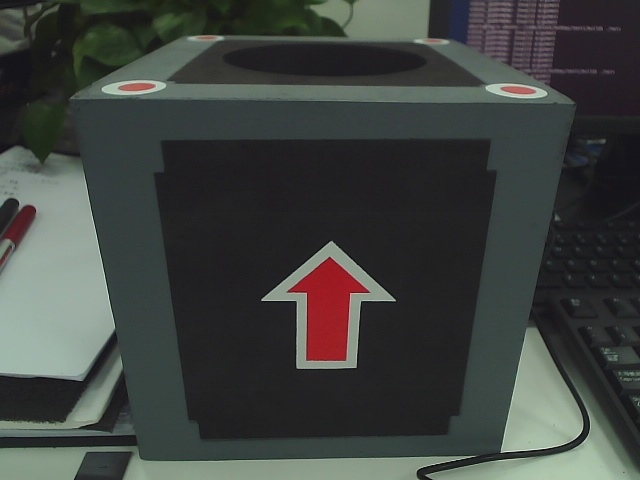
//> input picture hotkey/test1/build/t10.jpg, 640 x 480 px
$ ./main   (built with g++ and OpenCV 4)
//> lines starting //> are read from the running program, lines starting //| are printed output that depends on the picture; after the words box and inside, x2 and y2 are one past the last pixel; in counts of white or black regions, pixels touching at a corner belong together
#include <opencv2/opencv.hpp>
#include <iostream>

using namespace cv;
using namespace std;

int main( )
{
    Mat src, hsv;
// [9 lines of commented-out code are left out]
    src=imread("/home/ubuntu/code/block/hotkey/test1/build/t10.jpg");
//> src is the input picture: 480 rows x 640 cols, CV_8UC3; mean B, G, R 63.6, 66.7, 62.8
    //resize(src,src,Size(src.cols/5,src.rows/5));
  //  cap>>src;
    cvtColor(src, hsv, CV_BGR2HSV);
//> hsv: 480 rows x 640 cols, CV_8UC3; mean H, S, V 77.6, 32.1, 69.8

    // Quantize the hue to 30 levels
    // and the saturation to 32 levels
    int hbins = 30, sbins = 32;
    int histSize[] = {hbins};
    // hue varies from 0 to 179, see cvtColor
    float hranges[] = { 0, 180 };
    // saturation varies from 0 (black-gray-white) to
    // 255 (pure spectrum color)
    float sranges[] = { 0, 256 };
    const float* ranges[] = { hranges};
    MatND hist;
    // we compute the histogram from the 0-th and 1-st channels
    int channels[] = {0};

    calcHist( &hsv, 1, channels, Mat(), // do not use mask
             hist, 1, histSize, ranges,
             true, // the histogram is uniform
             false );
//> hist = 30 values, max 45701 at index 0, min 217 at index 2, mean 10240
    double maxVal=0;
    minMaxLoc(hist, 0, &maxVal, 0, 0);
//> maxVal = 45701

    int scale = 10;
    int size=hist.rows;
//> size = 30
    Mat histImg(size,size,CV_8U,Scalar(255));
    // 设置最大峰值为图像高度的90%
    int hpt=static_cast<int>(0.9*size);
//> hpt = 27

    for(int h=0;h<size;h++)
    {
        float binVal=hist.at<float>(h);
        int intensity=static_cast<int>(binVal*hpt/maxVal);
        line(histImg,Point(h,size),Point(h,size-intensity),Scalar::all(0));
    }
//> this loop made 30 passes
//> (binVal, intensity) on passes 1 to 12: (45701, 27), (391, 0), (217, 0), (570, 0), (485, 0), (4621, 2), (3376, 1), (5011, 2), (14407, 8), (18890, 11), (11570, 6), (17178, 10)
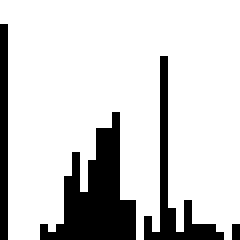
//> histImg: 30 rows x 30 cols, CV_8UC1 (shown 8 times larger); 81.4% white; 4 black regions (1 under 20 px), largest, box (x1, y1, x2, y2) and area: (5, 14, 17, 30) 94, (18, 7, 28, 30) 44, (0, 3, 1, 30) 27


    namedWindow( "Source", 1 );
    imshow( "Source", src );

    namedWindow( "H Histogram", false);
    imshow( "H Histogram", histImg );
    waitKey(0);
//}
    return 0;
}
